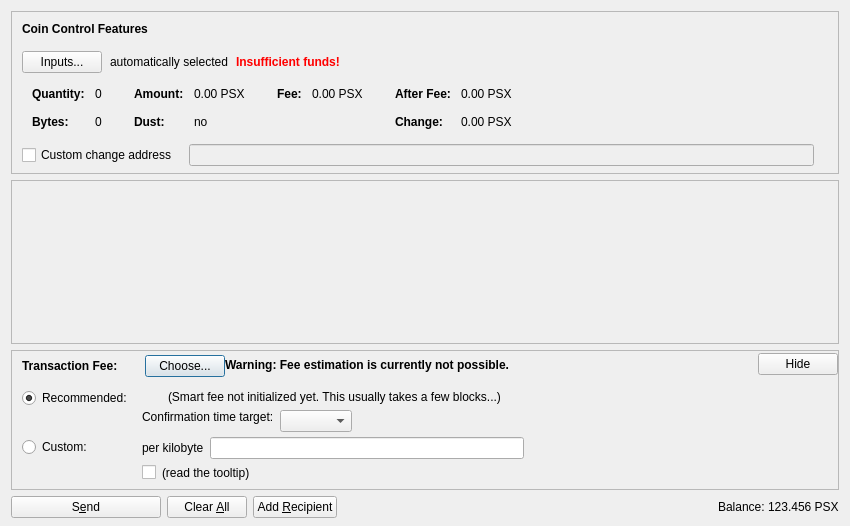
<?xml version="1.0" encoding="UTF-8"?>
<ui version="4.0">
 <class>SendCoinsDialog</class>
 <widget class="QDialog" name="SendCoinsDialog">
  <property name="geometry">
   <rect>
    <x>0</x>
    <y>0</y>
    <width>850</width>
    <height>526</height>
   </rect>
  </property>
  <property name="windowTitle">
   <string>Send Coins</string>
  </property>
  <layout class="QVBoxLayout" name="verticalLayout" stretch="0,1,0,0">
   <property name="bottomMargin">
    <number>8</number>
   </property>
   <item>
    <widget class="QFrame" name="frameCoinControl">
     <property name="sizePolicy">
      <sizepolicy hsizetype="Expanding" vsizetype="Expanding">
       <horstretch>0</horstretch>
       <verstretch>0</verstretch>
      </sizepolicy>
     </property>
     <property name="maximumSize">
      <size>
       <width>16777215</width>
       <height>16777215</height>
      </size>
     </property>
     <property name="frameShape">
      <enum>QFrame::StyledPanel</enum>
     </property>
     <property name="frameShadow">
      <enum>QFrame::Sunken</enum>
     </property>
     <layout class="QVBoxLayout" name="verticalLayoutCoinControl2">
      <property name="spacing">
       <number>0</number>
      </property>
      <property name="leftMargin">
       <number>0</number>
      </property>
      <property name="topMargin">
       <number>0</number>
      </property>
      <property name="rightMargin">
       <number>0</number>
      </property>
      <property name="bottomMargin">
       <number>6</number>
      </property>
      <item>
       <layout class="QVBoxLayout" name="verticalLayoutCoinControl" stretch="0,0,0,0,1">
        <property name="spacing">
         <number>0</number>
        </property>
        <property name="leftMargin">
         <number>10</number>
        </property>
        <property name="topMargin">
         <number>10</number>
        </property>
        <item>
         <layout class="QHBoxLayout" name="horizontalLayoutCoinControl1">
          <property name="bottomMargin">
           <number>15</number>
          </property>
          <item>
           <widget class="QLabel" name="labelCoinControlFeatures">
            <property name="sizePolicy">
             <sizepolicy hsizetype="Preferred" vsizetype="Maximum">
              <horstretch>0</horstretch>
              <verstretch>0</verstretch>
             </sizepolicy>
            </property>
            <property name="font">
             <font>
              <weight>75</weight>
              <bold>true</bold>
             </font>
            </property>
            <property name="styleSheet">
             <string notr="true">font-weight:bold;</string>
            </property>
            <property name="text">
             <string>Coin Control Features</string>
            </property>
           </widget>
          </item>
         </layout>
        </item>
        <item>
         <layout class="QHBoxLayout" name="horizontalLayoutCoinControl2" stretch="0,0,0,0">
          <property name="spacing">
           <number>8</number>
          </property>
          <property name="bottomMargin">
           <number>10</number>
          </property>
          <item>
           <widget class="QPushButton" name="pushButtonCoinControl">
            <property name="styleSheet">
             <string notr="true"/>
            </property>
            <property name="text">
             <string>Inputs...</string>
            </property>
            <property name="autoDefault">
             <bool>false</bool>
            </property>
           </widget>
          </item>
          <item>
           <widget class="QLabel" name="labelCoinControlAutomaticallySelected">
            <property name="text">
             <string>automatically selected</string>
            </property>
            <property name="margin">
             <number>5</number>
            </property>
           </widget>
          </item>
          <item>
           <widget class="QLabel" name="labelCoinControlInsuffFunds">
            <property name="font">
             <font>
              <weight>75</weight>
              <bold>true</bold>
             </font>
            </property>
            <property name="styleSheet">
             <string notr="true">color:red;font-weight:bold;</string>
            </property>
            <property name="text">
             <string>Insufficient funds!</string>
            </property>
            <property name="margin">
             <number>5</number>
            </property>
           </widget>
          </item>
          <item>
           <spacer name="horizontalSpacerCoinControl">
            <property name="orientation">
             <enum>Qt::Horizontal</enum>
            </property>
            <property name="sizeHint" stdset="0">
             <size>
              <width>40</width>
              <height>1</height>
             </size>
            </property>
           </spacer>
          </item>
         </layout>
        </item>
        <item>
         <widget class="QWidget" name="widgetCoinControl" native="true">
          <property name="sizePolicy">
           <sizepolicy hsizetype="Preferred" vsizetype="Preferred">
            <horstretch>0</horstretch>
            <verstretch>0</verstretch>
           </sizepolicy>
          </property>
          <property name="minimumSize">
           <size>
            <width>0</width>
            <height>0</height>
           </size>
          </property>
          <property name="styleSheet">
           <string notr="true"/>
          </property>
          <layout class="QHBoxLayout" name="horizontalLayoutCoinControl5">
           <property name="leftMargin">
            <number>0</number>
           </property>
           <property name="topMargin">
            <number>0</number>
           </property>
           <property name="rightMargin">
            <number>0</number>
           </property>
           <property name="bottomMargin">
            <number>0</number>
           </property>
           <item>
            <layout class="QHBoxLayout" name="horizontalLayoutCoinControl3" stretch="0,0,0,1">
             <property name="spacing">
              <number>20</number>
             </property>
             <property name="topMargin">
              <number>0</number>
             </property>
             <property name="bottomMargin">
              <number>10</number>
             </property>
             <item>
              <layout class="QFormLayout" name="formLayoutCoinControl1">
               <property name="horizontalSpacing">
                <number>10</number>
               </property>
               <property name="verticalSpacing">
                <number>14</number>
               </property>
               <property name="leftMargin">
                <number>10</number>
               </property>
               <property name="topMargin">
                <number>4</number>
               </property>
               <property name="rightMargin">
                <number>6</number>
               </property>
               <item row="0" column="0">
                <widget class="QLabel" name="labelCoinControlQuantityText">
                 <property name="font">
                  <font>
                   <weight>75</weight>
                   <bold>true</bold>
                  </font>
                 </property>
                 <property name="text">
                  <string>Quantity:</string>
                 </property>
                 <property name="margin">
                  <number>0</number>
                 </property>
                </widget>
               </item>
               <item row="0" column="1">
                <widget class="QLabel" name="labelCoinControlQuantity">
                 <property name="cursor">
                  <cursorShape>IBeamCursor</cursorShape>
                 </property>
                 <property name="contextMenuPolicy">
                  <enum>Qt::ActionsContextMenu</enum>
                 </property>
                 <property name="text">
                  <string notr="true">0</string>
                 </property>
                 <property name="margin">
                  <number>0</number>
                 </property>
                 <property name="textInteractionFlags">
                  <set>Qt::LinksAccessibleByMouse|Qt::TextSelectableByKeyboard|Qt::TextSelectableByMouse</set>
                 </property>
                </widget>
               </item>
               <item row="1" column="0">
                <widget class="QLabel" name="labelCoinControlBytesText">
                 <property name="font">
                  <font>
                   <weight>75</weight>
                   <bold>true</bold>
                  </font>
                 </property>
                 <property name="text">
                  <string>Bytes:</string>
                 </property>
                </widget>
               </item>
               <item row="1" column="1">
                <widget class="QLabel" name="labelCoinControlBytes">
                 <property name="cursor">
                  <cursorShape>IBeamCursor</cursorShape>
                 </property>
                 <property name="contextMenuPolicy">
                  <enum>Qt::ActionsContextMenu</enum>
                 </property>
                 <property name="text">
                  <string notr="true">0</string>
                 </property>
                 <property name="textInteractionFlags">
                  <set>Qt::LinksAccessibleByMouse|Qt::TextSelectableByKeyboard|Qt::TextSelectableByMouse</set>
                 </property>
                </widget>
               </item>
              </layout>
             </item>
             <item>
              <layout class="QFormLayout" name="formLayoutCoinControl2">
               <property name="horizontalSpacing">
                <number>10</number>
               </property>
               <property name="verticalSpacing">
                <number>14</number>
               </property>
               <property name="leftMargin">
                <number>6</number>
               </property>
               <property name="topMargin">
                <number>4</number>
               </property>
               <property name="rightMargin">
                <number>6</number>
               </property>
               <item row="0" column="0">
                <widget class="QLabel" name="labelCoinControlAmountText">
                 <property name="font">
                  <font>
                   <weight>75</weight>
                   <bold>true</bold>
                  </font>
                 </property>
                 <property name="text">
                  <string>Amount:</string>
                 </property>
                 <property name="margin">
                  <number>0</number>
                 </property>
                </widget>
               </item>
               <item row="0" column="1">
                <widget class="QLabel" name="labelCoinControlAmount">
                 <property name="cursor">
                  <cursorShape>IBeamCursor</cursorShape>
                 </property>
                 <property name="contextMenuPolicy">
                  <enum>Qt::ActionsContextMenu</enum>
                 </property>
                 <property name="text">
                  <string notr="true">0.00 PSX</string>
                 </property>
                 <property name="textInteractionFlags">
                  <set>Qt::LinksAccessibleByMouse|Qt::TextSelectableByKeyboard|Qt::TextSelectableByMouse</set>
                 </property>
                </widget>
               </item>
               <item row="1" column="0">
                <widget class="QLabel" name="labelCoinControlLowOutputText">
                 <property name="font">
                  <font>
                   <weight>75</weight>
                   <bold>true</bold>
                  </font>
                 </property>
                 <property name="text">
                  <string>Dust:</string>
                 </property>
                </widget>
               </item>
               <item row="1" column="1">
                <widget class="QLabel" name="labelCoinControlLowOutput">
                 <property name="cursor">
                  <cursorShape>IBeamCursor</cursorShape>
                 </property>
                 <property name="contextMenuPolicy">
                  <enum>Qt::ActionsContextMenu</enum>
                 </property>
                 <property name="text">
                  <string notr="true">no</string>
                 </property>
                 <property name="textInteractionFlags">
                  <set>Qt::LinksAccessibleByMouse|Qt::TextSelectableByKeyboard|Qt::TextSelectableByMouse</set>
                 </property>
                </widget>
               </item>
              </layout>
             </item>
             <item>
              <layout class="QFormLayout" name="formLayoutCoinControl3">
               <property name="horizontalSpacing">
                <number>10</number>
               </property>
               <property name="verticalSpacing">
                <number>14</number>
               </property>
               <property name="leftMargin">
                <number>6</number>
               </property>
               <property name="topMargin">
                <number>4</number>
               </property>
               <property name="rightMargin">
                <number>6</number>
               </property>
               <item row="0" column="0">
                <widget class="QLabel" name="labelCoinControlFeeText">
                 <property name="font">
                  <font>
                   <weight>75</weight>
                   <bold>true</bold>
                  </font>
                 </property>
                 <property name="text">
                  <string>Fee:</string>
                 </property>
                 <property name="margin">
                  <number>0</number>
                 </property>
                </widget>
               </item>
               <item row="0" column="1">
                <widget class="QLabel" name="labelCoinControlFee">
                 <property name="cursor">
                  <cursorShape>IBeamCursor</cursorShape>
                 </property>
                 <property name="contextMenuPolicy">
                  <enum>Qt::ActionsContextMenu</enum>
                 </property>
                 <property name="text">
                  <string notr="true">0.00 PSX</string>
                 </property>
                 <property name="textInteractionFlags">
                  <set>Qt::LinksAccessibleByMouse|Qt::TextSelectableByKeyboard|Qt::TextSelectableByMouse</set>
                 </property>
                </widget>
               </item>
              </layout>
             </item>
             <item>
              <layout class="QFormLayout" name="formLayoutCoinControl4">
               <property name="horizontalSpacing">
                <number>10</number>
               </property>
               <property name="verticalSpacing">
                <number>14</number>
               </property>
               <property name="leftMargin">
                <number>6</number>
               </property>
               <property name="topMargin">
                <number>4</number>
               </property>
               <property name="rightMargin">
                <number>6</number>
               </property>
               <item row="0" column="0">
                <widget class="QLabel" name="labelCoinControlAfterFeeText">
                 <property name="font">
                  <font>
                   <weight>75</weight>
                   <bold>true</bold>
                  </font>
                 </property>
                 <property name="text">
                  <string>After Fee:</string>
                 </property>
                 <property name="margin">
                  <number>0</number>
                 </property>
                </widget>
               </item>
               <item row="0" column="1">
                <widget class="QLabel" name="labelCoinControlAfterFee">
                 <property name="cursor">
                  <cursorShape>IBeamCursor</cursorShape>
                 </property>
                 <property name="contextMenuPolicy">
                  <enum>Qt::ActionsContextMenu</enum>
                 </property>
                 <property name="text">
                  <string notr="true">0.00 PSX</string>
                 </property>
                 <property name="textInteractionFlags">
                  <set>Qt::LinksAccessibleByMouse|Qt::TextSelectableByKeyboard|Qt::TextSelectableByMouse</set>
                 </property>
                </widget>
               </item>
               <item row="1" column="0">
                <widget class="QLabel" name="labelCoinControlChangeText">
                 <property name="font">
                  <font>
                   <weight>75</weight>
                   <bold>true</bold>
                  </font>
                 </property>
                 <property name="text">
                  <string>Change:</string>
                 </property>
                </widget>
               </item>
               <item row="1" column="1">
                <widget class="QLabel" name="labelCoinControlChange">
                 <property name="cursor">
                  <cursorShape>IBeamCursor</cursorShape>
                 </property>
                 <property name="contextMenuPolicy">
                  <enum>Qt::ActionsContextMenu</enum>
                 </property>
                 <property name="text">
                  <string notr="true">0.00 PSX</string>
                 </property>
                 <property name="textInteractionFlags">
                  <set>Qt::LinksAccessibleByMouse|Qt::TextSelectableByKeyboard|Qt::TextSelectableByMouse</set>
                 </property>
                </widget>
               </item>
              </layout>
             </item>
            </layout>
           </item>
          </layout>
         </widget>
        </item>
        <item>
         <layout class="QHBoxLayout" name="horizontalLayoutCoinControl4" stretch="0,0,0">
          <property name="spacing">
           <number>12</number>
          </property>
          <property name="sizeConstraint">
           <enum>QLayout::SetDefaultConstraint</enum>
          </property>
          <property name="topMargin">
           <number>5</number>
          </property>
          <property name="rightMargin">
           <number>5</number>
          </property>
          <item>
           <widget class="QCheckBox" name="checkBoxCoinControlChange">
            <property name="toolTip">
             <string>If this is activated, but the change address is empty or invalid, change will be sent to a newly generated address.</string>
            </property>
            <property name="text">
             <string>Custom change address</string>
            </property>
           </widget>
          </item>
          <item>
           <widget class="QValidatedLineEdit" name="lineEditCoinControlChange">
            <property name="enabled">
             <bool>false</bool>
            </property>
            <property name="sizePolicy">
             <sizepolicy hsizetype="Expanding" vsizetype="Fixed">
              <horstretch>0</horstretch>
              <verstretch>0</verstretch>
             </sizepolicy>
            </property>
           </widget>
          </item>
          <item>
           <widget class="QLabel" name="labelCoinControlChangeLabel">
            <property name="sizePolicy">
             <sizepolicy hsizetype="Preferred" vsizetype="Expanding">
              <horstretch>0</horstretch>
              <verstretch>0</verstretch>
             </sizepolicy>
            </property>
            <property name="minimumSize">
             <size>
              <width>0</width>
              <height>0</height>
             </size>
            </property>
            <property name="text">
             <string/>
            </property>
            <property name="margin">
             <number>3</number>
            </property>
           </widget>
          </item>
         </layout>
        </item>
        <item>
         <spacer name="verticalSpacerCoinControl">
          <property name="orientation">
           <enum>Qt::Vertical</enum>
          </property>
          <property name="sizeHint" stdset="0">
           <size>
            <width>800</width>
            <height>1</height>
           </size>
          </property>
         </spacer>
        </item>
       </layout>
      </item>
     </layout>
    </widget>
   </item>
   <item>
    <widget class="QScrollArea" name="scrollArea">
     <property name="widgetResizable">
      <bool>true</bool>
     </property>
     <widget class="QWidget" name="scrollAreaWidgetContents">
      <property name="geometry">
       <rect>
        <x>0</x>
        <y>0</y>
        <width>830</width>
        <height>104</height>
       </rect>
      </property>
      <layout class="QVBoxLayout" name="verticalLayout_2" stretch="0,1">
       <property name="leftMargin">
        <number>0</number>
       </property>
       <property name="topMargin">
        <number>0</number>
       </property>
       <property name="rightMargin">
        <number>0</number>
       </property>
       <property name="bottomMargin">
        <number>0</number>
       </property>
       <item>
        <layout class="QVBoxLayout" name="entries">
         <property name="spacing">
          <number>6</number>
         </property>
        </layout>
       </item>
       <item>
        <spacer name="verticalSpacer">
         <property name="orientation">
          <enum>Qt::Vertical</enum>
         </property>
         <property name="sizeHint" stdset="0">
          <size>
           <width>20</width>
           <height>40</height>
          </size>
         </property>
        </spacer>
       </item>
      </layout>
     </widget>
    </widget>
   </item>
   <item>
    <widget class="QFrame" name="frameFee">
     <property name="sizePolicy">
      <sizepolicy hsizetype="Expanding" vsizetype="Expanding">
       <horstretch>0</horstretch>
       <verstretch>0</verstretch>
      </sizepolicy>
     </property>
     <property name="maximumSize">
      <size>
       <width>16777215</width>
       <height>16777215</height>
      </size>
     </property>
     <property name="frameShape">
      <enum>QFrame::StyledPanel</enum>
     </property>
     <property name="frameShadow">
      <enum>QFrame::Sunken</enum>
     </property>
     <layout class="QVBoxLayout" name="verticalLayoutFee1">
      <property name="spacing">
       <number>0</number>
      </property>
      <property name="leftMargin">
       <number>0</number>
      </property>
      <property name="topMargin">
       <number>0</number>
      </property>
      <property name="rightMargin">
       <number>0</number>
      </property>
      <property name="bottomMargin">
       <number>0</number>
      </property>
      <item>
       <layout class="QVBoxLayout" name="verticalLayoutFee2" stretch="0,0,0">
        <property name="spacing">
         <number>0</number>
        </property>
        <property name="leftMargin">
         <number>10</number>
        </property>
        <property name="topMargin">
         <number>0</number>
        </property>
        <item>
         <layout class="QHBoxLayout" name="horizontalLayoutFee1">
          <property name="bottomMargin">
           <number>0</number>
          </property>
          <item>
           <layout class="QVBoxLayout" name="verticalLayoutFee7">
            <property name="spacing">
             <number>0</number>
            </property>
            <item>
             <spacer name="verticalSpacerSmartFee">
              <property name="orientation">
               <enum>Qt::Vertical</enum>
              </property>
              <property name="sizeType">
               <enum>QSizePolicy::Fixed</enum>
              </property>
              <property name="sizeHint" stdset="0">
               <size>
                <width>1</width>
                <height>4</height>
               </size>
              </property>
             </spacer>
            </item>
            <item>
             <layout class="QHBoxLayout" name="horizontalLayoutSmartFee">
              <property name="spacing">
               <number>10</number>
              </property>
              <item>
               <widget class="QLabel" name="labelFeeHeadline">
                <property name="sizePolicy">
                 <sizepolicy hsizetype="Preferred" vsizetype="Maximum">
                  <horstretch>0</horstretch>
                  <verstretch>0</verstretch>
                 </sizepolicy>
                </property>
                <property name="font">
                 <font>
                  <weight>75</weight>
                  <bold>true</bold>
                 </font>
                </property>
                <property name="styleSheet">
                 <string notr="true">font-weight:bold;</string>
                </property>
                <property name="text">
                 <string>Transaction Fee:</string>
                </property>
               </widget>
              </item>
              <item>
               <widget class="QLabel" name="labelFeeMinimized">
                <property name="text">
                 <string/>
                </property>
               </widget>
              </item>
              <item>
               <widget class="QPushButton" name="buttonChooseFee">
                <property name="text">
                 <string>Choose...</string>
                </property>
               </widget>
              </item>
             </layout>
            </item>
            <item>
             <spacer name="verticalSpacer_5">
              <property name="orientation">
               <enum>Qt::Vertical</enum>
              </property>
              <property name="sizeHint" stdset="0">
               <size>
                <width>1</width>
                <height>1</height>
               </size>
              </property>
             </spacer>
            </item>
           </layout>
          </item>
          <item>
           <widget class="QLabel" name="fallbackFeeWarningLabel">
            <property name="toolTip">
             <string>Using the fallbackfee can result in sending a transaction that will take several hours or days (or never) to confirm. Consider choosing your fee manually or wait until you have validated the complete chain.</string>
            </property>
            <property name="font">
            <font>
                <weight>75</weight>
                <bold>true</bold>
            </font>
            </property>
            <property name="text">
             <string>Warning: Fee estimation is currently not possible.</string>
            </property>
            <property name="wordWrap">
             <bool>false</bool>
            </property>
           </widget>
          </item>
          <item>
           <spacer name="horizontalSpacer_4">
            <property name="orientation">
             <enum>Qt::Horizontal</enum>
            </property>
            <property name="sizeType">
             <enum>QSizePolicy::MinimumExpanding</enum>
            </property>
            <property name="sizeHint" stdset="0">
             <size>
              <width>40</width>
              <height>20</height>
             </size>
            </property>
           </spacer>
          </item>
          <item>
           <widget class="QPushButton" name="buttonMinimizeFee">
            <property name="toolTip">
             <string>collapse fee-settings</string>
            </property>
            <property name="text">
             <string>Hide</string>
            </property>
           </widget>
          </item>
         </layout>
        </item>
        <item>
         <widget class="QFrame" name="frameFeeSelection">
          <layout class="QVBoxLayout" name="verticalLayoutFee12">
           <property name="spacing">
            <number>0</number>
           </property>
           <property name="leftMargin">
            <number>0</number>
           </property>
           <property name="topMargin">
            <number>0</number>
           </property>
           <property name="rightMargin">
            <number>0</number>
           </property>
           <property name="bottomMargin">
            <number>0</number>
           </property>
           <item>
            <layout class="QGridLayout" name="gridLayoutFee">
             <property name="topMargin">
              <number>10</number>
             </property>
             <property name="bottomMargin">
              <number>4</number>
             </property>
             <property name="horizontalSpacing">
              <number>10</number>
             </property>
             <property name="verticalSpacing">
              <number>4</number>
             </property>
             <item row="1" column="1">
              <layout class="QVBoxLayout" name="verticalLayoutFee8">
               <property name="spacing">
                <number>6</number>
               </property>
               <item>
                <layout class="QHBoxLayout" name="horizontalLayoutFee13">
                 <item>
                  <widget class="QLabel" name="labelCustomPerKilobyte">
                   <property name="toolTip">
                    <string>If the custom fee is set to 1000 satoshis and the transaction is only 250 bytes, then &quot;per kilobyte&quot; only pays 250 satoshis in fee, while &quot;total at least&quot; pays 1000 satoshis. For transactions bigger than a kilobyte both pay by kilobyte.</string>
                   </property>
                   <property name="text">
                    <string>per kilobyte</string>
                   </property>
                  </widget>
                 </item>
                 <item>
                  <widget class="BitcoinAmountField" name="customFee"/>
                 </item>
                 <item>
                  <spacer name="horizontalSpacer_6">
                   <property name="orientation">
                    <enum>Qt::Horizontal</enum>
                   </property>
                   <property name="sizeHint" stdset="0">
                    <size>
                     <width>1</width>
                     <height>1</height>
                    </size>
                   </property>
                  </spacer>
                 </item>
                </layout>
               </item>
               <item>
                <layout class="QHBoxLayout" name="horizontalLayoutFee8">
                 <item>
                  <widget class="QCheckBox" name="checkBoxMinimumFee">
                   <property name="toolTip">
                    <string>Paying only the minimum fee is just fine as long as there is less transaction volume than space in the blocks. But be aware that this can end up in a never confirming transaction once there is more demand for picscoinx transactions than the network can process.</string>
                   </property>
                   <property name="text">
                    <string/>
                   </property>
                  </widget>
                 </item>
                 <item>
                  <widget class="QLabel" name="labelMinFeeWarning">
                   <property name="enabled">
                    <bool>true</bool>
                   </property>
                   <property name="toolTip">
                    <string>Paying only the minimum fee is just fine as long as there is less transaction volume than space in the blocks. But be aware that this can end up in a never confirming transaction once there is more demand for picscoinx transactions than the network can process.</string>
                   </property>
                   <property name="text">
                    <string>(read the tooltip)</string>
                   </property>
                   <property name="margin">
                    <number>5</number>
                   </property>
                  </widget>
                 </item>
                 <item>
                  <spacer name="horizontalSpacer_2">
                   <property name="orientation">
                    <enum>Qt::Horizontal</enum>
                   </property>
                   <property name="sizeHint" stdset="0">
                    <size>
                     <width>1</width>
                     <height>1</height>
                    </size>
                   </property>
                  </spacer>
                 </item>
                </layout>
               </item>
              </layout>
             </item>
             <item row="0" column="0">
              <layout class="QVBoxLayout" name="verticalLayoutFee4" stretch="0,1">
               <item>
                <widget class="QRadioButton" name="radioSmartFee">
                 <property name="text">
                  <string>Recommended:</string>
                 </property>
                 <property name="checked">
                  <bool>true</bool>
                 </property>
                 <attribute name="buttonGroup">
                  <string notr="true">groupFee</string>
                 </attribute>
                </widget>
               </item>
               <item>
                <spacer name="verticalSpacer_2">
                 <property name="orientation">
                  <enum>Qt::Vertical</enum>
                 </property>
                 <property name="sizeHint" stdset="0">
                  <size>
                   <width>1</width>
                   <height>1</height>
                  </size>
                 </property>
                </spacer>
               </item>
              </layout>
             </item>
             <item row="1" column="0">
              <layout class="QVBoxLayout" name="verticalLayoutFee9" stretch="0,1">
               <item>
                <widget class="QRadioButton" name="radioCustomFee">
                 <property name="text">
                  <string>Custom:</string>
                 </property>
                 <attribute name="buttonGroup">
                  <string notr="true">groupFee</string>
                 </attribute>
                </widget>
               </item>
               <item>
                <spacer name="verticalSpacer_6">
                 <property name="orientation">
                  <enum>Qt::Vertical</enum>
                 </property>
                 <property name="sizeHint" stdset="0">
                  <size>
                   <width>1</width>
                   <height>1</height>
                  </size>
                 </property>
                </spacer>
               </item>
              </layout>
             </item>
             <item row="0" column="1">
              <layout class="QVBoxLayout" name="verticalLayoutFee3" stretch="0,0,1">
               <property name="spacing">
                <number>6</number>
               </property>
               <property name="topMargin">
                <number>2</number>
               </property>
               <item>
                <layout class="QHBoxLayout" name="horizontalLayoutFee12">
                 <item>
                  <widget class="QLabel" name="labelSmartFee">
                   <property name="text">
                    <string/>
                   </property>
                   <property name="margin">
                    <number>2</number>
                   </property>
                  </widget>
                 </item>
                 <item>
                  <widget class="QLabel" name="labelFeeEstimation">
                   <property name="text">
                    <string/>
                   </property>
                  </widget>
                 </item>
                 <item>
                  <widget class="QLabel" name="labelSmartFee2">
                   <property name="text">
                    <string>(Smart fee not initialized yet. This usually takes a few blocks...)</string>
                   </property>
                   <property name="margin">
                    <number>2</number>
                   </property>
                  </widget>
                 </item>
                 <item>
                  <spacer name="horizontalSpacer_5">
                   <property name="orientation">
                    <enum>Qt::Horizontal</enum>
                   </property>
                   <property name="sizeHint" stdset="0">
                    <size>
                     <width>1</width>
                     <height>1</height>
                    </size>
                   </property>
                  </spacer>
                 </item>
                </layout>
               </item>
               <item>
                <layout class="QHBoxLayout" name="horizontalLayoutFee9">
                 <item>
                  <layout class="QVBoxLayout" name="verticalLayoutFee6">
                   <item>
                    <widget class="QLabel" name="labelSmartFee3">
                     <property name="text">
                      <string>Confirmation time target:</string>
                     </property>
                     <property name="margin">
                      <number>2</number>
                     </property>
                    </widget>
                   </item>
                   <item>
                    <spacer name="verticalSpacer_3">
                     <property name="orientation">
                      <enum>Qt::Vertical</enum>
                     </property>
                     <property name="sizeHint" stdset="0">
                      <size>
                       <width>1</width>
                       <height>1</height>
                      </size>
                     </property>
                    </spacer>
                   </item>
                  </layout>
                 </item>
                 <item>
                  <layout class="QVBoxLayout" name="verticalLayoutFee5">
                   <property name="rightMargin">
                    <number>30</number>
                   </property>
                   <item>
                    <layout class="QHBoxLayout" name="horizontalLayoutConfTarget">
                     <property name="bottomMargin">
                      <number>0</number>
                     </property>
                     <item>
                      <widget class="QComboBox" name="confTargetSelector"/>
                     </item>
                     <item>
                      <spacer name="horizontalSpacerConfTarget">
                       <property name="orientation">
                        <enum>Qt::Horizontal</enum>
                       </property>
                       <property name="sizeHint" stdset="0">
                        <size>
                         <width>40</width>
                         <height>20</height>
                        </size>
                       </property>
                      </spacer>
                     </item>
                    </layout>
                   </item>
                  </layout>
                 </item>
                </layout>
               </item>
               <item>
                <spacer name="verticalSpacer_4">
                 <property name="orientation">
                  <enum>Qt::Vertical</enum>
                 </property>
                 <property name="sizeHint" stdset="0">
                  <size>
                   <width>1</width>
                   <height>1</height>
                  </size>
                 </property>
                </spacer>
               </item>
              </layout>
             </item>
            </layout>
           </item>
          </layout>
         </widget>
        </item>
        <item>
         <spacer name="verticalSpacerFee">
          <property name="orientation">
           <enum>Qt::Vertical</enum>
          </property>
          <property name="sizeHint" stdset="0">
           <size>
            <width>40</width>
            <height>5</height>
           </size>
          </property>
         </spacer>
        </item>
       </layout>
      </item>
     </layout>
    </widget>
   </item>
   <item>
    <layout class="QHBoxLayout" name="horizontalLayout">
     <item>
      <widget class="QPushButton" name="sendButton">
       <property name="minimumSize">
        <size>
         <width>150</width>
         <height>0</height>
        </size>
       </property>
       <property name="toolTip">
        <string>Confirm the send action</string>
       </property>
       <property name="text">
        <string>S&amp;end</string>
       </property>
       <property name="icon">
        <iconset resource="../bitcoin.qrc">
         <normaloff>:/icons/send</normaloff>:/icons/send</iconset>
       </property>
       <property name="autoDefault">
        <bool>false</bool>
       </property>
       <property name="default">
        <bool>false</bool>
       </property>
      </widget>
     </item>
     <item>
      <widget class="QPushButton" name="clearButton">
       <property name="sizePolicy">
        <sizepolicy hsizetype="Minimum" vsizetype="Fixed">
         <horstretch>0</horstretch>
         <verstretch>0</verstretch>
        </sizepolicy>
       </property>
       <property name="toolTip">
        <string>Clear all fields of the form.</string>
       </property>
       <property name="text">
        <string>Clear &amp;All</string>
       </property>
       <property name="icon">
        <iconset resource="../bitcoin.qrc">
         <normaloff>:/icons/remove</normaloff>:/icons/remove</iconset>
       </property>
       <property name="autoDefault">
        <bool>false</bool>
       </property>
      </widget>
     </item>
     <item>
      <widget class="QPushButton" name="addButton">
       <property name="toolTip">
        <string>Send to multiple recipients at once</string>
       </property>
       <property name="text">
        <string>Add &amp;Recipient</string>
       </property>
       <property name="icon">
        <iconset resource="../bitcoin.qrc">
         <normaloff>:/icons/add</normaloff>:/icons/add</iconset>
       </property>
       <property name="autoDefault">
        <bool>false</bool>
       </property>
      </widget>
     </item>
     <item>
      <spacer name="horizontalSpacer">
       <property name="orientation">
        <enum>Qt::Horizontal</enum>
       </property>
       <property name="sizeHint" stdset="0">
        <size>
         <width>40</width>
         <height>20</height>
        </size>
       </property>
      </spacer>
     </item>
     <item>
      <layout class="QHBoxLayout" name="horizontalLayout_2">
       <property name="spacing">
        <number>3</number>
       </property>
       <item>
        <widget class="QLabel" name="label">
         <property name="sizePolicy">
          <sizepolicy hsizetype="Preferred" vsizetype="Fixed">
           <horstretch>0</horstretch>
           <verstretch>0</verstretch>
          </sizepolicy>
         </property>
         <property name="text">
          <string>Balance:</string>
         </property>
        </widget>
       </item>
       <item>
        <widget class="QLabel" name="labelBalance">
         <property name="sizePolicy">
          <sizepolicy hsizetype="Preferred" vsizetype="Fixed">
           <horstretch>0</horstretch>
           <verstretch>0</verstretch>
          </sizepolicy>
         </property>
         <property name="cursor">
          <cursorShape>IBeamCursor</cursorShape>
         </property>
         <property name="text">
          <string notr="true">123.456 PSX</string>
         </property>
         <property name="textInteractionFlags">
          <set>Qt::LinksAccessibleByMouse|Qt::TextSelectableByKeyboard|Qt::TextSelectableByMouse</set>
         </property>
        </widget>
       </item>
      </layout>
     </item>
    </layout>
   </item>
  </layout>
 </widget>
 <customwidgets>
  <customwidget>
   <class>QValidatedLineEdit</class>
   <extends>QLineEdit</extends>
   <header>qt/qvalidatedlineedit.h</header>
  </customwidget>
  <customwidget>
   <class>BitcoinAmountField</class>
   <extends>QLineEdit</extends>
   <header>qt/bitcoinamountfield.h</header>
   <container>1</container>
  </customwidget>
 </customwidgets>
 <resources>
  <include location="../bitcoin.qrc"/>
 </resources>
 <connections/>
 <buttongroups>
  <buttongroup name="groupFee"/>
 </buttongroups>
</ui>
